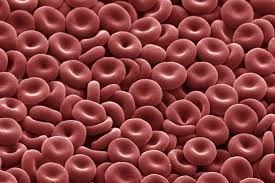
#> input picture blood cell.jpg, 275 x 183 px
$ python sample.py
#> lines starting #> are read from the running program, lines starting #| are printed output that depends on the picture; after the words box and inside, x2 and y2 are one past the last pixel; in counts of white or black regions, pixels touching at a corner belong together
import cv2
abo_image = cv2.imread('blood cell.jpg')
#> abo_image is the input picture: shape (183, 275, 3); mean B, G, R 63, 63.4, 139.8
gray = cv2.cvtColor(abo_image,cv2.COLOR_BGR2GRAY)
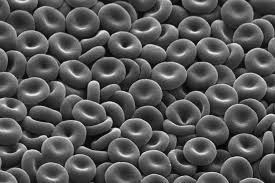
#> gray: shape (183, 275); min 3, max 244, mean 86.2
blur = cv2.GaussianBlur(gray,(5,5),0)
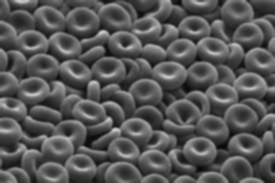
#> blur: shape (183, 275); min 7, max 206, mean 86.3
val1,threshold = cv2.threshold(blur,120,255,cv2.THRESH_BINARY)
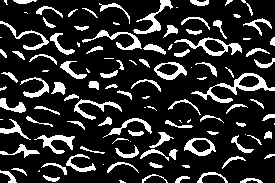
#> threshold: shape (183, 275); 17.9% white; 116 white regions (28 under 20 px)
contour,val2 = cv2.findContours(threshold,cv2.RETR_EXTERNAL,cv2.CHAIN_APPROX_SIMPLE)
#> contour = 116 contours, 38 with area under 20; largest, box (x1, y1, x2, y2) and area: (191, 73, 275, 103) 620, (174, 37, 242, 56) 476, (184, 138, 216, 156) 372, (154, 62, 187, 80) 372, (133, 0, 173, 34) 255; val2 = 116 rows, first 6: [1, -1, -1, -1], [2, 0, -1, -1], [3, 1, -1, -1], [4, 2, -1, -1], [5, 3, -1, -1], [6, 4, -1, -1]
contour_length = len(contour)
#> contour_length = 116
if(contour_length<50):
    print('O')
elif(50 <= contour_length < 100):
    print('A')
elif(100 <= contour_length < 150):
    print('B')
else:
    print('AB')
cv2.waitKey(0)
cv2.destroyAllWindows()
